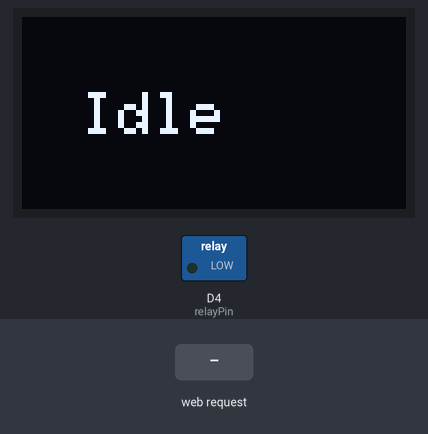
The sketch below on a simulated ESP8266 (NodeMCU). Parts: 128×64 one-colour display, switched loads named in the sketch (green lamp = pin HIGH). Inputs (shaded band) come from the test bench. WiFi joins after 1.5 s; servers stay silent unless stated; uploads are accepted with an empty reply; what the sketch prints to the serial monitor is not drawn.

Above: at 3.9 s.
4.0 s: HTTP request GET /relay_on received
At 4.4 s:
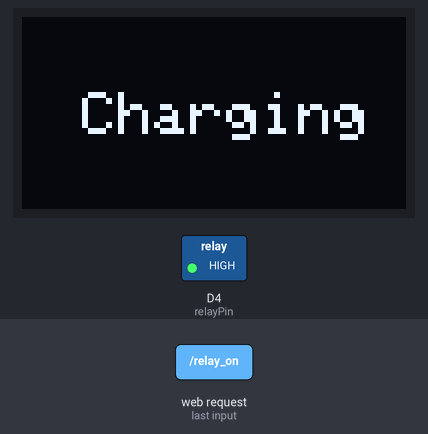
5.5 s: HTTP request GET /relay_off received
At 6.7 s:
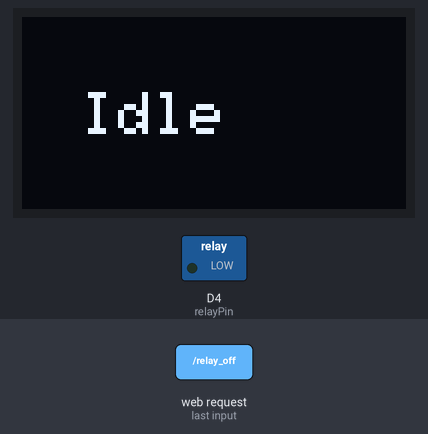
Timing chart, 0 to 8.5 s (numbered marks = the images above; inputs shaded):
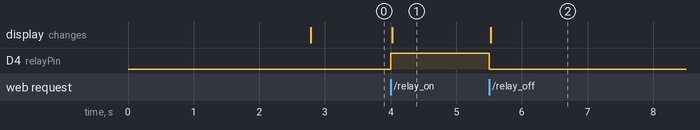

Measured:
- after the input at 4.0 s, D4 (relayPin): LOW → HIGH at once; the display: changes at once (image 1)
- after the input at 5.5 s, D4 (relayPin): HIGH → LOW at once; the display: changes at once (image 2)

The sketch:

nodemcu-script.ino
```cpp
#include <ESP8266WiFi.h>
#include <ESP8266HTTPClient.h>
#include <ESP8266WebServer.h>
#include <Wire.h>
#include <Adafruit_GFX.h>
#include <Adafruit_SSD1306.h>

#define SCREEN_WIDTH 128
#define SCREEN_HEIGHT 64
#define OLED_RESET    -1
Adafruit_SSD1306 display(SCREEN_WIDTH, SCREEN_HEIGHT, &Wire, OLED_RESET);

const int relayPin = D4;  // Changed from D1 to D4
const char* ssid = "realme8i";
const char* password = "ansh0098";
const char* flaskServerURL = "http://192.168.33.21:5000/register_ip";

ESP8266WebServer server(80);

String relayStatus = "Idle";  // Track relay state

void updateDisplay() {
    display.clearDisplay();
    display.setTextSize(2);
    display.setTextColor(WHITE);
    display.setCursor(20, 25);
    display.println(relayStatus);
    display.display();
}

void announceIP() {
    if (WiFi.status() == WL_CONNECTED) {
        WiFiClient client;
        HTTPClient http;
        String nodeMCU_IP = WiFi.localIP().toString();
        http.begin(client, flaskServerURL);
        http.addHeader("Content-Type", "application/json");

        String requestBody = "{\"ip\": \"" + nodeMCU_IP + "\"}";
        int httpResponseCode = http.POST(requestBody);

        if (httpResponseCode > 0) {
            Serial.print("IP announced successfully: ");
            Serial.println(nodeMCU_IP);
        } else {
            Serial.print("Failed to announce IP: ");
            Serial.println(httpResponseCode);
        }
        http.end();
    }
}

void setup() {
    Serial.begin(9600);
    pinMode(relayPin, OUTPUT);
    digitalWrite(relayPin, LOW);

    // Initialize OLED display
    if (!display.begin(SSD1306_SWITCHCAPVCC, 0x3C)) {
        Serial.println(F("SSD1306 allocation failed"));
        for (;;);
    }
    display.clearDisplay();
    display.setTextSize(1);
    display.setTextColor(WHITE);
    display.setCursor(0, 0);
    display.println("Starting...");
    display.display();
    delay(1000);

    // Connect to Wi-Fi
    WiFi.begin(ssid, password);
    unsigned long startAttemptTime = millis();
    while (WiFi.status() != WL_CONNECTED && millis() - startAttemptTime < 20000) {  // 20-second timeout
        delay(500);
        Serial.print(".");
    }
    if (WiFi.status() == WL_CONNECTED) {
        Serial.println("\nConnected to Wi-Fi!");
        Serial.print("ESP IP Address: ");
        Serial.println(WiFi.localIP());
        announceIP();
    } else {
        Serial.println("\nFailed to connect to Wi-Fi!");
    }

    // Initial Display Update
    updateDisplay();

    // Define routes
    server.on("/relay_on", []() {
        digitalWrite(relayPin, HIGH);
        relayStatus = "Charging";
        updateDisplay();
        server.send(200, "application/json", "{\"status\": \"Charging\"}");
    });

    server.on("/relay_off", []() {
        digitalWrite(relayPin, LOW);
        relayStatus = "Idle";
        updateDisplay();
        server.send(200, "application/json", "{\"status\": \"Idle\"}");
    });

    server.on("/status", []() {
        String status = digitalRead(relayPin) == HIGH ? "Charging" : "Idle";
        server.send(200, "application/json", "{\"status\": \"" + status + "\"}");
    });

    server.begin();
    Serial.println("Server started");
}

void loop() {
    server.handleClient();
}
```
